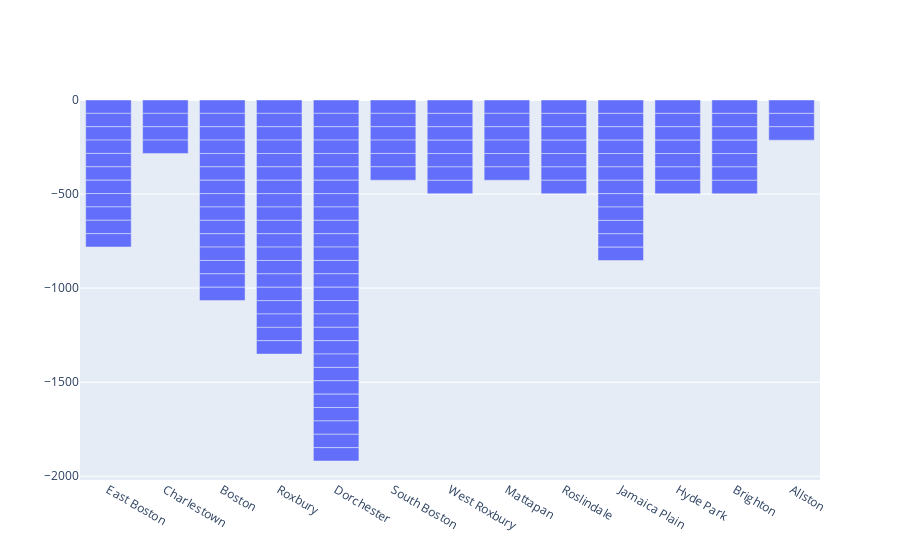

Notebook code for this chart:
### Code cell
g_o = [py.graph_objs.Bar(x = data.CITY, y = data.X)]
py.offline.iplot(g_o)

### Figure 1 — Plotly figure (JSON) as saved in the notebook; plotly's stock layout.template omitted (floating-point values rounded to 4 significant figures; data arrays with more than 128 entries replaced by an {"elided": "..."} marker saying what was removed)
{"data": [{"type": "bar", "x": {"elided": "131 str values"}, "y": {"elided": "131 float values"}}], "layout": {}}
